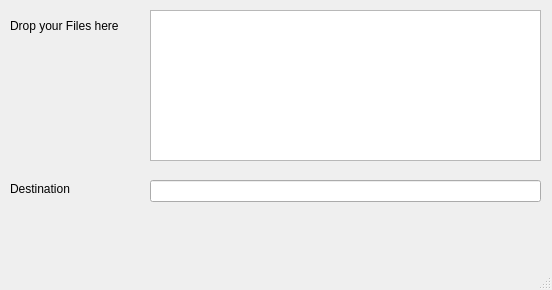
<ui version="4.0" >
 <class>MainWindow</class>
 <widget class="QMainWindow" name="MainWindow" >
  <property name="geometry" >
   <rect>
    <x>0</x>
    <y>0</y>
    <width>552</width>
    <height>290</height>
   </rect>
  </property>
  <property name="windowTitle" >
   <string>MainWindow</string>
  </property>
  <widget class="QWidget" name="centralwidget" >
   <widget class="QTextEdit" name="textEdit" >
    <property name="geometry" >
     <rect>
      <x>150</x>
      <y>10</y>
      <width>391</width>
      <height>151</height>
     </rect>
    </property>
   </widget>
   <widget class="QLineEdit" name="lineEdit" >
    <property name="geometry" >
     <rect>
      <x>150</x>
      <y>180</y>
      <width>391</width>
      <height>22</height>
     </rect>
    </property>
   </widget>
   <widget class="QLabel" name="label" >
    <property name="geometry" >
     <rect>
      <x>10</x>
      <y>10</y>
      <width>127</width>
      <height>31</height>
     </rect>
    </property>
    <property name="text" >
     <string>Drop your Files here</string>
    </property>
   </widget>
   <widget class="QLabel" name="label_2" >
    <property name="geometry" >
     <rect>
      <x>10</x>
      <y>180</y>
      <width>73</width>
      <height>18</height>
     </rect>
    </property>
    <property name="text" >
     <string>Destination</string>
    </property>
   </widget>
  </widget>
  <widget class="QStatusBar" name="statusbar" />
  <widget class="QMenuBar" name="menuBar" >
   <property name="geometry" >
    <rect>
     <x>0</x>
     <y>0</y>
     <width>552</width>
     <height>22</height>
    </rect>
   </property>
  </widget>
  <action name="actionClose" >
   <property name="text" >
    <string>close</string>
   </property>
  </action>
 </widget>
 <resources/>
 <connections/>
</ui>
